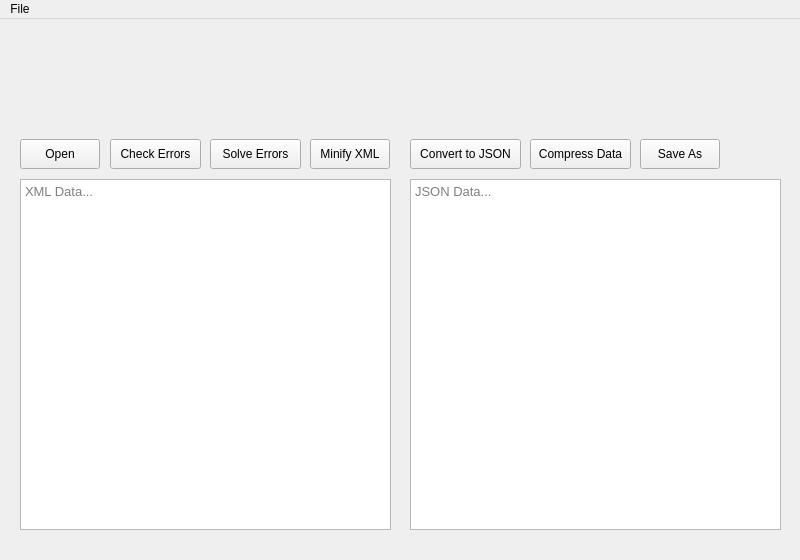
<?xml version="1.0" encoding="UTF-8"?>
<ui version="4.0">
 <class>MainWindow</class>
 <widget class="QMainWindow" name="MainWindow">
  <property name="geometry">
   <rect>
    <x>0</x>
    <y>0</y>
    <width>800</width>
    <height>560</height>
   </rect>
  </property>
  <property name="minimumSize">
   <size>
    <width>800</width>
    <height>560</height>
   </size>
  </property>
  <property name="maximumSize">
   <size>
    <width>800</width>
    <height>560</height>
   </size>
  </property>
  <property name="acceptDrops">
   <bool>false</bool>
  </property>
  <property name="windowTitle">
   <string>XML Editor</string>
  </property>
  <property name="windowIcon">
   <iconset>
    <normaloff>C:/Users/hazem/Desktop/5.pbm</normaloff>C:/Users/hazem/Desktop/5.pbm</iconset>
  </property>
  <widget class="QWidget" name="centralwidget">
   <widget class="QPlainTextEdit" name="XML_TextBox">
    <property name="geometry">
     <rect>
      <x>20</x>
      <y>160</y>
      <width>371</width>
      <height>351</height>
     </rect>
    </property>
    <property name="font">
     <font>
      <pointsize>10</pointsize>
     </font>
    </property>
    <property name="readOnly">
     <bool>true</bool>
    </property>
    <property name="overwriteMode">
     <bool>false</bool>
    </property>
    <property name="placeholderText">
     <string>XML Data...</string>
    </property>
   </widget>
   <widget class="QPushButton" name="Open_Button">
    <property name="geometry">
     <rect>
      <x>20</x>
      <y>120</y>
      <width>80</width>
      <height>30</height>
     </rect>
    </property>
    <property name="text">
     <string>Open</string>
    </property>
   </widget>
   <widget class="QPlainTextEdit" name="Json_TextBox">
    <property name="geometry">
     <rect>
      <x>410</x>
      <y>160</y>
      <width>371</width>
      <height>351</height>
     </rect>
    </property>
    <property name="font">
     <font>
      <pointsize>10</pointsize>
     </font>
    </property>
    <property name="readOnly">
     <bool>true</bool>
    </property>
    <property name="overwriteMode">
     <bool>false</bool>
    </property>
    <property name="placeholderText">
     <string>JSON Data...</string>
    </property>
   </widget>
   <widget class="QPushButton" name="Check_Button">
    <property name="geometry">
     <rect>
      <x>110</x>
      <y>120</y>
      <width>91</width>
      <height>30</height>
     </rect>
    </property>
    <property name="text">
     <string>Check Errors</string>
    </property>
   </widget>
   <widget class="QPushButton" name="Solve_Button">
    <property name="geometry">
     <rect>
      <x>210</x>
      <y>120</y>
      <width>91</width>
      <height>30</height>
     </rect>
    </property>
    <property name="text">
     <string>Solve Errors</string>
    </property>
   </widget>
   <widget class="QPushButton" name="Minify_Button">
    <property name="geometry">
     <rect>
      <x>310</x>
      <y>120</y>
      <width>80</width>
      <height>30</height>
     </rect>
    </property>
    <property name="text">
     <string>Minify XML</string>
    </property>
   </widget>
   <widget class="QPushButton" name="Convert_Button">
    <property name="geometry">
     <rect>
      <x>410</x>
      <y>120</y>
      <width>111</width>
      <height>30</height>
     </rect>
    </property>
    <property name="text">
     <string>Convert to JSON</string>
    </property>
   </widget>
   <widget class="QPushButton" name="Compress_Button">
    <property name="geometry">
     <rect>
      <x>530</x>
      <y>120</y>
      <width>101</width>
      <height>30</height>
     </rect>
    </property>
    <property name="text">
     <string>Compress Data</string>
    </property>
   </widget>
   <widget class="QPushButton" name="SaveAs_Button">
    <property name="geometry">
     <rect>
      <x>640</x>
      <y>120</y>
      <width>80</width>
      <height>30</height>
     </rect>
    </property>
    <property name="text">
     <string>Save As</string>
    </property>
   </widget>
  </widget>
  <widget class="QMenuBar" name="menubar">
   <property name="geometry">
    <rect>
     <x>0</x>
     <y>0</y>
     <width>800</width>
     <height>21</height>
    </rect>
   </property>
   <widget class="QMenu" name="menuOpen">
    <property name="title">
     <string>File</string>
    </property>
    <addaction name="actionOpen"/>
    <addaction name="separator"/>
    <addaction name="actionSave_As"/>
    <addaction name="separator"/>
    <addaction name="actionClose"/>
   </widget>
   <addaction name="menuOpen"/>
  </widget>
  <action name="actionOpen">
   <property name="text">
    <string>Open</string>
   </property>
  </action>
  <action name="actionSave_As">
   <property name="text">
    <string>Save As</string>
   </property>
  </action>
  <action name="actionClose">
   <property name="text">
    <string>Close</string>
   </property>
  </action>
 </widget>
 <resources/>
 <connections/>
</ui>
